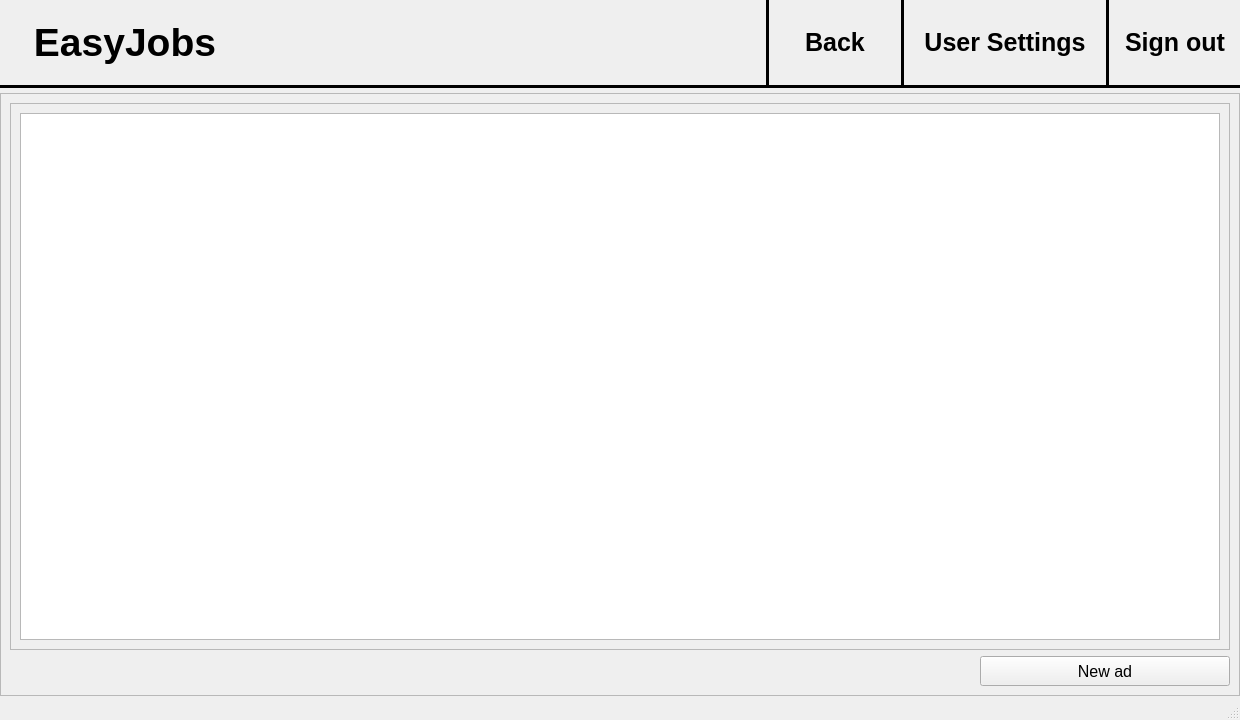
<?xml version="1.0" encoding="UTF-8"?>
<ui version="4.0">
 <class>MainWindow</class>
 <widget class="QMainWindow" name="MainWindow">
  <property name="geometry">
   <rect>
    <x>0</x>
    <y>0</y>
    <width>1240</width>
    <height>720</height>
   </rect>
  </property>
  <property name="minimumSize">
   <size>
    <width>1240</width>
    <height>720</height>
   </size>
  </property>
  <property name="maximumSize">
   <size>
    <width>1920</width>
    <height>1080</height>
   </size>
  </property>
  <property name="font">
   <font>
    <pointsize>12</pointsize>
   </font>
  </property>
  <property name="windowTitle">
   <string>MainWindow</string>
  </property>
  <property name="styleSheet">
   <string notr="true"/>
  </property>
  <widget class="QWidget" name="centralwidget">
   <layout class="QVBoxLayout" name="verticalLayout_6">
    <property name="spacing">
     <number>0</number>
    </property>
    <property name="leftMargin">
     <number>0</number>
    </property>
    <property name="topMargin">
     <number>0</number>
    </property>
    <property name="rightMargin">
     <number>0</number>
    </property>
    <property name="bottomMargin">
     <number>0</number>
    </property>
    <item>
     <layout class="QHBoxLayout" name="horizontalLayout_5">
      <property name="spacing">
       <number>0</number>
      </property>
      <item>
       <widget class="QLabel" name="name_label">
        <property name="minimumSize">
         <size>
          <width>250</width>
          <height>80</height>
         </size>
        </property>
        <property name="maximumSize">
         <size>
          <width>250</width>
          <height>80</height>
         </size>
        </property>
        <property name="font">
         <font>
          <pointsize>29</pointsize>
          <weight>75</weight>
          <bold>true</bold>
         </font>
        </property>
        <property name="text">
         <string>EasyJobs</string>
        </property>
        <property name="alignment">
         <set>Qt::AlignCenter</set>
        </property>
       </widget>
      </item>
      <item>
       <spacer name="horizontalSpacer_3">
        <property name="orientation">
         <enum>Qt::Horizontal</enum>
        </property>
        <property name="sizeHint" stdset="0">
         <size>
          <width>40</width>
          <height>20</height>
         </size>
        </property>
       </spacer>
      </item>
      <item>
       <widget class="Line" name="line_5">
        <property name="minimumSize">
         <size>
          <width>5</width>
          <height>85</height>
         </size>
        </property>
        <property name="maximumSize">
         <size>
          <width>5</width>
          <height>85</height>
         </size>
        </property>
        <property name="font">
         <font>
          <weight>75</weight>
          <bold>true</bold>
         </font>
        </property>
        <property name="frameShadow">
         <enum>QFrame::Plain</enum>
        </property>
        <property name="lineWidth">
         <number>3</number>
        </property>
        <property name="orientation">
         <enum>Qt::Vertical</enum>
        </property>
       </widget>
      </item>
      <item>
       <widget class="QPushButton" name="back_button">
        <property name="minimumSize">
         <size>
          <width>130</width>
          <height>85</height>
         </size>
        </property>
        <property name="maximumSize">
         <size>
          <width>130</width>
          <height>85</height>
         </size>
        </property>
        <property name="font">
         <font>
          <pointsize>19</pointsize>
          <weight>75</weight>
          <bold>true</bold>
         </font>
        </property>
        <property name="cursor">
         <cursorShape>PointingHandCursor</cursorShape>
        </property>
        <property name="text">
         <string>Back</string>
        </property>
        <property name="flat">
         <bool>true</bool>
        </property>
       </widget>
      </item>
      <item>
       <widget class="Line" name="line_4">
        <property name="minimumSize">
         <size>
          <width>5</width>
          <height>85</height>
         </size>
        </property>
        <property name="maximumSize">
         <size>
          <width>5</width>
          <height>85</height>
         </size>
        </property>
        <property name="frameShadow">
         <enum>QFrame::Plain</enum>
        </property>
        <property name="lineWidth">
         <number>3</number>
        </property>
        <property name="orientation">
         <enum>Qt::Vertical</enum>
        </property>
       </widget>
      </item>
      <item>
       <widget class="QPushButton" name="user_settings_button">
        <property name="minimumSize">
         <size>
          <width>200</width>
          <height>85</height>
         </size>
        </property>
        <property name="maximumSize">
         <size>
          <width>200</width>
          <height>85</height>
         </size>
        </property>
        <property name="font">
         <font>
          <pointsize>19</pointsize>
          <weight>75</weight>
          <bold>true</bold>
         </font>
        </property>
        <property name="cursor">
         <cursorShape>PointingHandCursor</cursorShape>
        </property>
        <property name="styleSheet">
         <string notr="true">border-right: 2px solid black;</string>
        </property>
        <property name="text">
         <string>User Settings</string>
        </property>
        <property name="flat">
         <bool>true</bool>
        </property>
       </widget>
      </item>
      <item alignment="Qt::AlignHCenter|Qt::AlignVCenter">
       <widget class="Line" name="line">
        <property name="minimumSize">
         <size>
          <width>5</width>
          <height>85</height>
         </size>
        </property>
        <property name="maximumSize">
         <size>
          <width>5</width>
          <height>85</height>
         </size>
        </property>
        <property name="styleSheet">
         <string notr="true"/>
        </property>
        <property name="frameShadow">
         <enum>QFrame::Plain</enum>
        </property>
        <property name="lineWidth">
         <number>3</number>
        </property>
        <property name="midLineWidth">
         <number>0</number>
        </property>
        <property name="orientation">
         <enum>Qt::Vertical</enum>
        </property>
       </widget>
      </item>
      <item>
       <widget class="QPushButton" name="sign_out_button">
        <property name="minimumSize">
         <size>
          <width>130</width>
          <height>85</height>
         </size>
        </property>
        <property name="maximumSize">
         <size>
          <width>130</width>
          <height>85</height>
         </size>
        </property>
        <property name="font">
         <font>
          <pointsize>19</pointsize>
          <weight>75</weight>
          <bold>true</bold>
         </font>
        </property>
        <property name="cursor">
         <cursorShape>PointingHandCursor</cursorShape>
        </property>
        <property name="styleSheet">
         <string notr="true"/>
        </property>
        <property name="text">
         <string>Sign out</string>
        </property>
        <property name="flat">
         <bool>true</bool>
        </property>
       </widget>
      </item>
     </layout>
    </item>
    <item>
     <widget class="Line" name="line_3">
      <property name="minimumSize">
       <size>
        <width>2000</width>
        <height>3</height>
       </size>
      </property>
      <property name="maximumSize">
       <size>
        <width>2000</width>
        <height>3</height>
       </size>
      </property>
      <property name="frameShadow">
       <enum>QFrame::Plain</enum>
      </property>
      <property name="lineWidth">
       <number>3</number>
      </property>
      <property name="orientation">
       <enum>Qt::Horizontal</enum>
      </property>
     </widget>
    </item>
    <item>
     <layout class="QHBoxLayout" name="horizontalLayout_2">
      <property name="leftMargin">
       <number>0</number>
      </property>
      <property name="topMargin">
       <number>5</number>
      </property>
     </layout>
    </item>
    <item>
     <widget class="QFrame" name="board_frame">
      <property name="frameShape">
       <enum>QFrame::StyledPanel</enum>
      </property>
      <property name="frameShadow">
       <enum>QFrame::Raised</enum>
      </property>
      <layout class="QVBoxLayout" name="verticalLayout_5">
       <item>
        <layout class="QVBoxLayout" name="verticalLayout_3">
         <item>
          <widget class="QScrollArea" name="board_scrollArea">
           <property name="widgetResizable">
            <bool>true</bool>
           </property>
           <widget class="QWidget" name="scrollAreaWidgetContents">
            <property name="geometry">
             <rect>
              <x>0</x>
              <y>0</y>
              <width>1216</width>
              <height>521</height>
             </rect>
            </property>
            <layout class="QHBoxLayout" name="horizontalLayout_4">
             <item>
              <layout class="QVBoxLayout" name="verticalLayout_2">
               <item>
                <widget class="QListWidget" name="listWidget">
                 <property name="cursor" stdset="0">
                  <cursorShape>PointingHandCursor</cursorShape>
                 </property>
                 <property name="styleSheet">
                  <string notr="true">font:24px;</string>
                 </property>
                </widget>
               </item>
              </layout>
             </item>
            </layout>
           </widget>
          </widget>
         </item>
         <item>
          <layout class="QHBoxLayout" name="horizontalLayout_3">
           <item>
            <spacer name="horizontalSpacer">
             <property name="orientation">
              <enum>Qt::Horizontal</enum>
             </property>
             <property name="sizeType">
              <enum>QSizePolicy::Minimum</enum>
             </property>
             <property name="sizeHint" stdset="0">
              <size>
               <width>40</width>
               <height>20</height>
              </size>
             </property>
            </spacer>
           </item>
           <item>
            <spacer name="horizontalSpacer_2">
             <property name="orientation">
              <enum>Qt::Horizontal</enum>
             </property>
             <property name="sizeHint" stdset="0">
              <size>
               <width>40</width>
               <height>20</height>
              </size>
             </property>
            </spacer>
           </item>
           <item>
            <widget class="QLabel" name="error_message_text">
             <property name="minimumSize">
              <size>
               <width>250</width>
               <height>30</height>
              </size>
             </property>
             <property name="maximumSize">
              <size>
               <width>250</width>
               <height>30</height>
              </size>
             </property>
             <property name="font">
              <font>
               <pointsize>12</pointsize>
              </font>
             </property>
             <property name="styleSheet">
              <string notr="true">color: red;</string>
             </property>
             <property name="text">
              <string>&lt;html&gt;&lt;head/&gt;&lt;body&gt;&lt;p align=&quot;center&quot;&gt;&lt;br/&gt;&lt;/p&gt;&lt;/body&gt;&lt;/html&gt;</string>
             </property>
            </widget>
           </item>
           <item alignment="Qt::AlignRight">
            <widget class="QPushButton" name="new_ad_button">
             <property name="minimumSize">
              <size>
               <width>250</width>
               <height>30</height>
              </size>
             </property>
             <property name="maximumSize">
              <size>
               <width>250</width>
               <height>30</height>
              </size>
             </property>
             <property name="font">
              <font>
               <pointsize>12</pointsize>
              </font>
             </property>
             <property name="cursor">
              <cursorShape>PointingHandCursor</cursorShape>
             </property>
             <property name="text">
              <string>New ad</string>
             </property>
            </widget>
           </item>
          </layout>
         </item>
        </layout>
       </item>
      </layout>
     </widget>
    </item>
   </layout>
  </widget>
  <widget class="QMenuBar" name="menubar">
   <property name="geometry">
    <rect>
     <x>0</x>
     <y>0</y>
     <width>1240</width>
     <height>21</height>
    </rect>
   </property>
  </widget>
  <widget class="QStatusBar" name="statusbar"/>
 </widget>
 <resources/>
 <connections/>
</ui>
